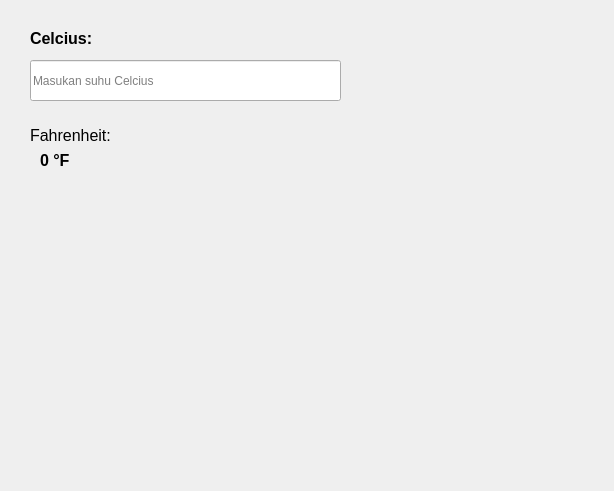
<?xml version="1.0" encoding="UTF-8"?>
<ui version="4.0">
 <class>Form</class>
 <widget class="QWidget" name="Form">
  <property name="geometry">
   <rect>
    <x>0</x>
    <y>0</y>
    <width>614</width>
    <height>491</height>
   </rect>
  </property>
  <property name="windowTitle">
   <string>Konverter suhu</string>
  </property>
  <widget class="QLabel" name="label">
   <property name="geometry">
    <rect>
     <x>30</x>
     <y>30</y>
     <width>91</width>
     <height>16</height>
    </rect>
   </property>
   <property name="font">
    <font>
     <pointsize>12</pointsize>
     <weight>75</weight>
     <bold>true</bold>
    </font>
   </property>
   <property name="text">
    <string>Celcius:</string>
   </property>
  </widget>
  <widget class="QLineEdit" name="lineEdit">
   <property name="geometry">
    <rect>
     <x>30</x>
     <y>60</y>
     <width>311</width>
     <height>41</height>
    </rect>
   </property>
   <property name="placeholderText">
    <string>Masukan suhu Celcius</string>
   </property>
  </widget>
  <widget class="QLabel" name="label_3">
   <property name="geometry">
    <rect>
     <x>40</x>
     <y>150</y>
     <width>101</width>
     <height>21</height>
    </rect>
   </property>
   <property name="font">
    <font>
     <pointsize>12</pointsize>
     <weight>75</weight>
     <bold>true</bold>
    </font>
   </property>
   <property name="text">
    <string>0 °F</string>
   </property>
  </widget>
  <widget class="QLabel" name="label_2">
   <property name="geometry">
    <rect>
     <x>30</x>
     <y>120</y>
     <width>141</width>
     <height>31</height>
    </rect>
   </property>
   <property name="font">
    <font>
     <pointsize>12</pointsize>
    </font>
   </property>
   <property name="text">
    <string>Fahrenheit:</string>
   </property>
  </widget>
 </widget>
 <resources/>
 <connections/>
</ui>
